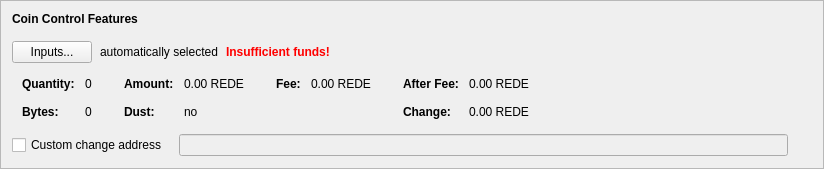
      <widget class="QFrame" name="frameCoinControl">
       <property name="sizePolicy">
        <sizepolicy hsizetype="Preferred" vsizetype="Fixed">
         <horstretch>0</horstretch>
         <verstretch>0</verstretch>
        </sizepolicy>
       </property>
       <property name="frameShape">
        <enum>QFrame::StyledPanel</enum>
       </property>
       <property name="frameShadow">
        <enum>QFrame::Raised</enum>
       </property>
       <layout class="QVBoxLayout" name="verticalLayout_4">
        <item>
         <layout class="QVBoxLayout" name="verticalLayoutCoinControl" stretch="0,0,0,0,0">
          <property name="spacing">
           <number>0</number>
          </property>
          <property name="sizeConstraint">
           <enum>QLayout::SetDefaultConstraint</enum>
          </property>
          <property name="leftMargin">
           <number>0</number>
          </property>
          <property name="topMargin">
           <number>0</number>
          </property>
          <item>
           <layout class="QHBoxLayout" name="horizontalLayoutCoinControl1">
            <property name="bottomMargin">
             <number>15</number>
            </property>
            <item>
             <widget class="QLabel" name="labelCoinControlFeatures">
              <property name="sizePolicy">
               <sizepolicy hsizetype="Preferred" vsizetype="Maximum">
                <horstretch>0</horstretch>
                <verstretch>0</verstretch>
               </sizepolicy>
              </property>
              <property name="font">
               <font>
                <weight>75</weight>
                <bold>true</bold>
               </font>
              </property>
              <property name="styleSheet">
               <string notr="true">font-weight:bold;</string>
              </property>
              <property name="text">
               <string>Coin Control Features</string>
              </property>
             </widget>
            </item>
           </layout>
          </item>
          <item>
           <layout class="QHBoxLayout" name="horizontalLayoutCoinControl2" stretch="0,0,0,0">
            <property name="spacing">
             <number>8</number>
            </property>
            <property name="bottomMargin">
             <number>10</number>
            </property>
            <item>
             <widget class="QPushButton" name="pushButtonCoinControl">
              <property name="styleSheet">
               <string notr="true"/>
              </property>
              <property name="text">
               <string>Inputs...</string>
              </property>
              <property name="autoDefault">
               <bool>false</bool>
              </property>
             </widget>
            </item>
            <item>
             <widget class="QLabel" name="labelCoinControlAutomaticallySelected">
              <property name="text">
               <string>automatically selected</string>
              </property>
              <property name="margin">
               <number>5</number>
              </property>
             </widget>
            </item>
            <item>
             <widget class="QLabel" name="labelCoinControlInsuffFunds">
              <property name="font">
               <font>
                <weight>75</weight>
                <bold>true</bold>
               </font>
              </property>
              <property name="styleSheet">
               <string notr="true">color:red;font-weight:bold;</string>
              </property>
              <property name="text">
               <string>Insufficient funds!</string>
              </property>
              <property name="margin">
               <number>5</number>
              </property>
             </widget>
            </item>
            <item>
             <spacer name="horizontalSpacerCoinControl">
              <property name="orientation">
               <enum>Qt::Horizontal</enum>
              </property>
              <property name="sizeHint" stdset="0">
               <size>
                <width>40</width>
                <height>1</height>
               </size>
              </property>
             </spacer>
            </item>
           </layout>
          </item>
          <item>
           <widget class="QWidget" name="widgetCoinControl" native="true">
            <property name="sizePolicy">
             <sizepolicy hsizetype="Preferred" vsizetype="Preferred">
              <horstretch>0</horstretch>
              <verstretch>0</verstretch>
             </sizepolicy>
            </property>
            <property name="minimumSize">
             <size>
              <width>0</width>
              <height>0</height>
             </size>
            </property>
            <property name="styleSheet">
             <string notr="true"/>
            </property>
            <layout class="QHBoxLayout" name="horizontalLayoutCoinControl5">
             <property name="leftMargin">
              <number>0</number>
             </property>
             <property name="topMargin">
              <number>0</number>
             </property>
             <property name="rightMargin">
              <number>0</number>
             </property>
             <property name="bottomMargin">
              <number>0</number>
             </property>
             <item>
              <layout class="QHBoxLayout" name="horizontalLayoutCoinControl3" stretch="0,0,0,1">
               <property name="spacing">
                <number>20</number>
               </property>
               <property name="topMargin">
                <number>0</number>
               </property>
               <property name="bottomMargin">
                <number>10</number>
               </property>
               <item>
                <layout class="QFormLayout" name="formLayoutCoinControl1">
                 <property name="horizontalSpacing">
                  <number>10</number>
                 </property>
                 <property name="verticalSpacing">
                  <number>14</number>
                 </property>
                 <property name="leftMargin">
                  <number>10</number>
                 </property>
                 <property name="topMargin">
                  <number>4</number>
                 </property>
                 <property name="rightMargin">
                  <number>6</number>
                 </property>
                 <item row="0" column="0">
                  <widget class="QLabel" name="labelCoinControlQuantityText">
                   <property name="font">
                    <font>
                     <weight>75</weight>
                     <bold>true</bold>
                    </font>
                   </property>
                   <property name="text">
                    <string>Quantity:</string>
                   </property>
                   <property name="margin">
                    <number>0</number>
                   </property>
                  </widget>
                 </item>
                 <item row="0" column="1">
                  <widget class="QLabel" name="labelCoinControlQuantity">
                   <property name="cursor">
                    <cursorShape>IBeamCursor</cursorShape>
                   </property>
                   <property name="contextMenuPolicy">
                    <enum>Qt::ActionsContextMenu</enum>
                   </property>
                   <property name="text">
                    <string notr="true">0</string>
                   </property>
                   <property name="margin">
                    <number>0</number>
                   </property>
                   <property name="textInteractionFlags">
                    <set>Qt::LinksAccessibleByMouse|Qt::TextSelectableByKeyboard|Qt::TextSelectableByMouse</set>
                   </property>
                  </widget>
                 </item>
                 <item row="1" column="0">
                  <widget class="QLabel" name="labelCoinControlBytesText">
                   <property name="font">
                    <font>
                     <weight>75</weight>
                     <bold>true</bold>
                    </font>
                   </property>
                   <property name="text">
                    <string>Bytes:</string>
                   </property>
                  </widget>
                 </item>
                 <item row="1" column="1">
                  <widget class="QLabel" name="labelCoinControlBytes">
                   <property name="cursor">
                    <cursorShape>IBeamCursor</cursorShape>
                   </property>
                   <property name="contextMenuPolicy">
                    <enum>Qt::ActionsContextMenu</enum>
                   </property>
                   <property name="text">
                    <string notr="true">0</string>
                   </property>
                   <property name="textInteractionFlags">
                    <set>Qt::LinksAccessibleByMouse|Qt::TextSelectableByKeyboard|Qt::TextSelectableByMouse</set>
                   </property>
                  </widget>
                 </item>
                </layout>
               </item>
               <item>
                <layout class="QFormLayout" name="formLayoutCoinControl2">
                 <property name="horizontalSpacing">
                  <number>10</number>
                 </property>
                 <property name="verticalSpacing">
                  <number>14</number>
                 </property>
                 <property name="leftMargin">
                  <number>6</number>
                 </property>
                 <property name="topMargin">
                  <number>4</number>
                 </property>
                 <property name="rightMargin">
                  <number>6</number>
                 </property>
                 <item row="0" column="0">
                  <widget class="QLabel" name="labelCoinControlAmountText">
                   <property name="font">
                    <font>
                     <weight>75</weight>
                     <bold>true</bold>
                    </font>
                   </property>
                   <property name="text">
                    <string>Amount:</string>
                   </property>
                   <property name="margin">
                    <number>0</number>
                   </property>
                  </widget>
                 </item>
                 <item row="0" column="1">
                  <widget class="QLabel" name="labelCoinControlAmount">
                   <property name="cursor">
                    <cursorShape>IBeamCursor</cursorShape>
                   </property>
                   <property name="contextMenuPolicy">
                    <enum>Qt::ActionsContextMenu</enum>
                   </property>
                   <property name="text">
                    <string notr="true">0.00 REDE</string>
                   </property>
                   <property name="textInteractionFlags">
                    <set>Qt::LinksAccessibleByMouse|Qt::TextSelectableByKeyboard|Qt::TextSelectableByMouse</set>
                   </property>
                  </widget>
                 </item>
                 <item row="1" column="0">
                  <widget class="QLabel" name="labelCoinControlLowOutputText">
                   <property name="font">
                    <font>
                     <weight>75</weight>
                     <bold>true</bold>
                    </font>
                   </property>
                   <property name="text">
                    <string>Dust:</string>
                   </property>
                  </widget>
                 </item>
                 <item row="1" column="1">
                  <widget class="QLabel" name="labelCoinControlLowOutput">
                   <property name="cursor">
                    <cursorShape>IBeamCursor</cursorShape>
                   </property>
                   <property name="contextMenuPolicy">
                    <enum>Qt::ActionsContextMenu</enum>
                   </property>
                   <property name="text">
                    <string notr="true">no</string>
                   </property>
                   <property name="textInteractionFlags">
                    <set>Qt::LinksAccessibleByMouse|Qt::TextSelectableByKeyboard|Qt::TextSelectableByMouse</set>
                   </property>
                  </widget>
                 </item>
                </layout>
               </item>
               <item>
                <layout class="QFormLayout" name="formLayoutCoinControl3">
                 <property name="horizontalSpacing">
                  <number>10</number>
                 </property>
                 <property name="verticalSpacing">
                  <number>14</number>
                 </property>
                 <property name="leftMargin">
                  <number>6</number>
                 </property>
                 <property name="topMargin">
                  <number>4</number>
                 </property>
                 <property name="rightMargin">
                  <number>6</number>
                 </property>
                 <item row="0" column="0">
                  <widget class="QLabel" name="labelCoinControlFeeText">
                   <property name="font">
                    <font>
                     <weight>75</weight>
                     <bold>true</bold>
                    </font>
                   </property>
                   <property name="text">
                    <string>Fee:</string>
                   </property>
                   <property name="margin">
                    <number>0</number>
                   </property>
                  </widget>
                 </item>
                 <item row="0" column="1">
                  <widget class="QLabel" name="labelCoinControlFee">
                   <property name="cursor">
                    <cursorShape>IBeamCursor</cursorShape>
                   </property>
                   <property name="contextMenuPolicy">
                    <enum>Qt::ActionsContextMenu</enum>
                   </property>
                   <property name="text">
                    <string notr="true">0.00 REDE</string>
                   </property>
                   <property name="textInteractionFlags">
                    <set>Qt::LinksAccessibleByMouse|Qt::TextSelectableByKeyboard|Qt::TextSelectableByMouse</set>
                   </property>
                  </widget>
                 </item>
                </layout>
               </item>
               <item>
                <layout class="QFormLayout" name="formLayoutCoinControl4">
                 <property name="horizontalSpacing">
                  <number>10</number>
                 </property>
                 <property name="verticalSpacing">
                  <number>14</number>
                 </property>
                 <property name="leftMargin">
                  <number>6</number>
                 </property>
                 <property name="topMargin">
                  <number>4</number>
                 </property>
                 <property name="rightMargin">
                  <number>6</number>
                 </property>
                 <item row="0" column="0">
                  <widget class="QLabel" name="labelCoinControlAfterFeeText">
                   <property name="font">
                    <font>
                     <weight>75</weight>
                     <bold>true</bold>
                    </font>
                   </property>
                   <property name="text">
                    <string>After Fee:</string>
                   </property>
                   <property name="margin">
                    <number>0</number>
                   </property>
                  </widget>
                 </item>
                 <item row="0" column="1">
                  <widget class="QLabel" name="labelCoinControlAfterFee">
                   <property name="cursor">
                    <cursorShape>IBeamCursor</cursorShape>
                   </property>
                   <property name="contextMenuPolicy">
                    <enum>Qt::ActionsContextMenu</enum>
                   </property>
                   <property name="text">
                    <string notr="true">0.00 REDE</string>
                   </property>
                   <property name="textInteractionFlags">
                    <set>Qt::LinksAccessibleByMouse|Qt::TextSelectableByKeyboard|Qt::TextSelectableByMouse</set>
                   </property>
                  </widget>
                 </item>
                 <item row="1" column="0">
                  <widget class="QLabel" name="labelCoinControlChangeText">
                   <property name="font">
                    <font>
                     <weight>75</weight>
                     <bold>true</bold>
                    </font>
                   </property>
                   <property name="text">
                    <string>Change:</string>
                   </property>
                  </widget>
                 </item>
                 <item row="1" column="1">
                  <widget class="QLabel" name="labelCoinControlChange">
                   <property name="cursor">
                    <cursorShape>IBeamCursor</cursorShape>
                   </property>
                   <property name="contextMenuPolicy">
                    <enum>Qt::ActionsContextMenu</enum>
                   </property>
                   <property name="text">
                    <string notr="true">0.00 REDE</string>
                   </property>
                   <property name="textInteractionFlags">
                    <set>Qt::LinksAccessibleByMouse|Qt::TextSelectableByKeyboard|Qt::TextSelectableByMouse</set>
                   </property>
                  </widget>
                 </item>
                </layout>
               </item>
              </layout>
             </item>
            </layout>
           </widget>
          </item>
          <item>
           <layout class="QHBoxLayout" name="horizontalLayoutCoinControl4" stretch="0,0,0">
            <property name="spacing">
             <number>12</number>
            </property>
            <property name="sizeConstraint">
             <enum>QLayout::SetDefaultConstraint</enum>
            </property>
            <property name="topMargin">
             <number>5</number>
            </property>
            <property name="rightMargin">
             <number>5</number>
            </property>
            <item>
             <widget class="QCheckBox" name="checkBoxCoinControlChange">
              <property name="toolTip">
               <string>If this is activated, but the change address is empty or invalid, change will be sent to a newly generated address.</string>
              </property>
              <property name="text">
               <string>Custom change address</string>
              </property>
             </widget>
            </item>
            <item>
             <widget class="QValidatedLineEdit" name="lineEditCoinControlChange">
              <property name="enabled">
               <bool>false</bool>
              </property>
              <property name="sizePolicy">
               <sizepolicy hsizetype="Expanding" vsizetype="Fixed">
                <horstretch>0</horstretch>
                <verstretch>0</verstretch>
               </sizepolicy>
              </property>
             </widget>
            </item>
            <item>
             <widget class="QLabel" name="labelCoinControlChangeLabel">
              <property name="sizePolicy">
               <sizepolicy hsizetype="Preferred" vsizetype="Expanding">
                <horstretch>0</horstretch>
                <verstretch>0</verstretch>
               </sizepolicy>
              </property>
              <property name="minimumSize">
               <size>
                <width>0</width>
                <height>0</height>
               </size>
              </property>
              <property name="text">
               <string/>
              </property>
              <property name="margin">
               <number>3</number>
              </property>
             </widget>
            </item>
           </layout>
          </item>
          <item>
           <spacer name="verticalSpacerCoinControl">
            <property name="orientation">
             <enum>Qt::Vertical</enum>
            </property>
            <property name="sizeType">
             <enum>QSizePolicy::Expanding</enum>
            </property>
            <property name="sizeHint" stdset="0">
             <size>
              <width>800</width>
              <height>1</height>
             </size>
            </property>
           </spacer>
          </item>
         </layout>
        </item>
       </layout>
      </widget>
